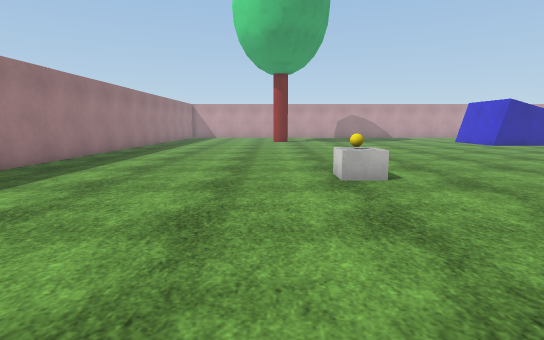
[1] (above)

18 first-person views from a walk through a Unity game level. The camera is 1.2 m above the floor, tilts 8° down and sees 80° across. The floor is counted in squares, 1 m on a side. Each view is taken from the middle of a square. On the plan, view 1 faces up. The plan holds only what a view shows up to about 14 squares ahead; the rest is blank. The player character is not drawn. Surface patterns are stand-ins for the level's own textures.

[2]
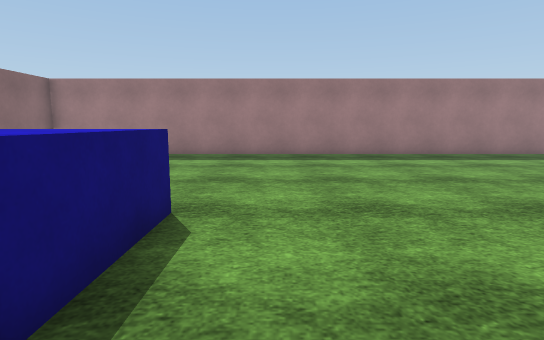

[3]
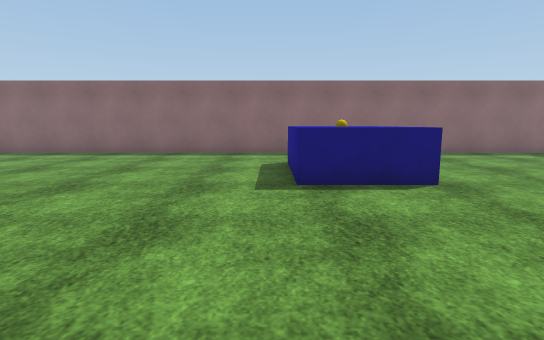

[4]
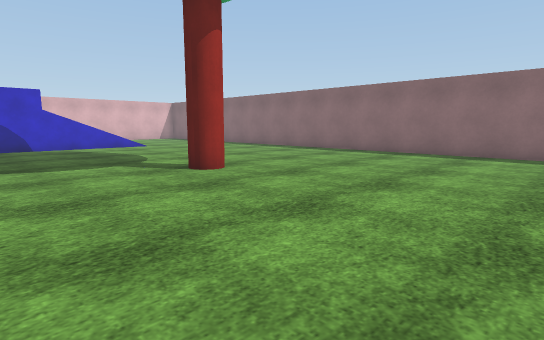

[5]
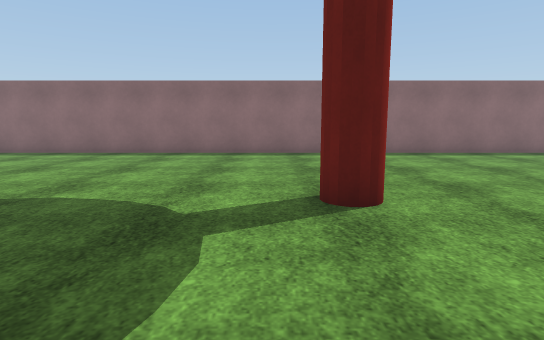

[6]
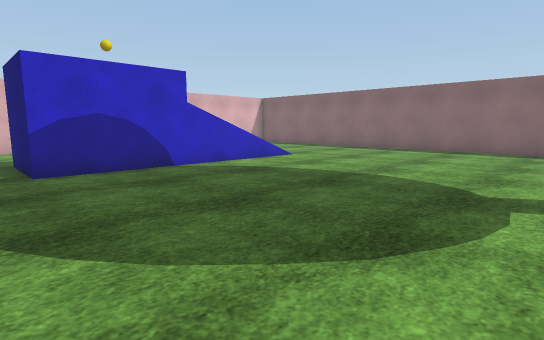

[7]
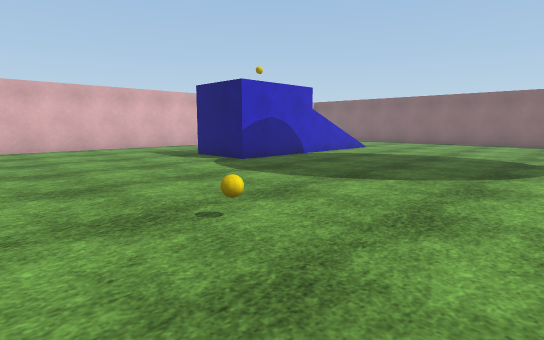

[8]
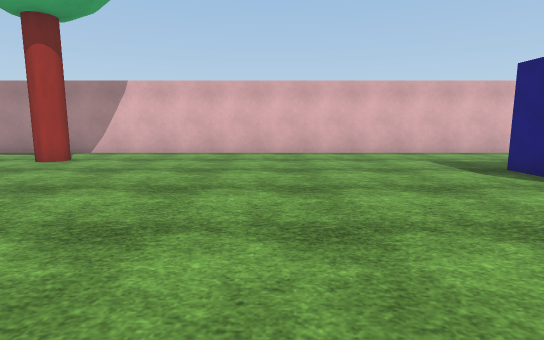

[9]
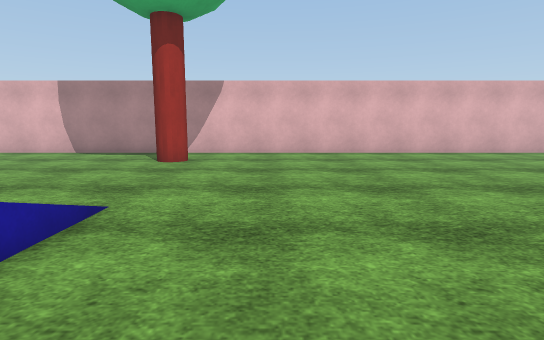

[10]
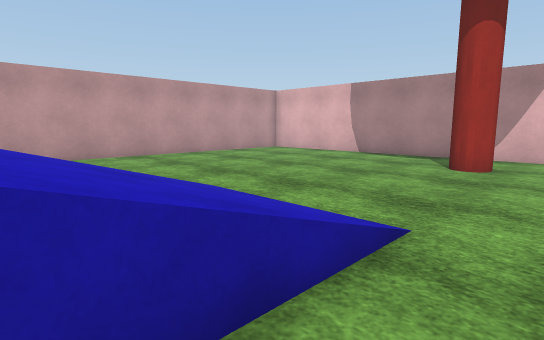

[11]
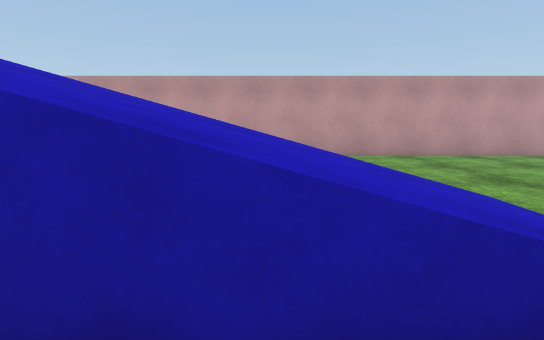

[12]
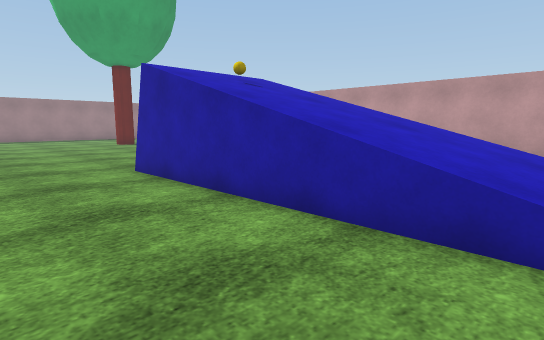

[13]
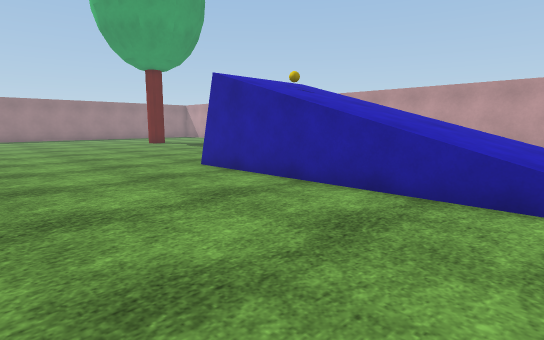

[14]
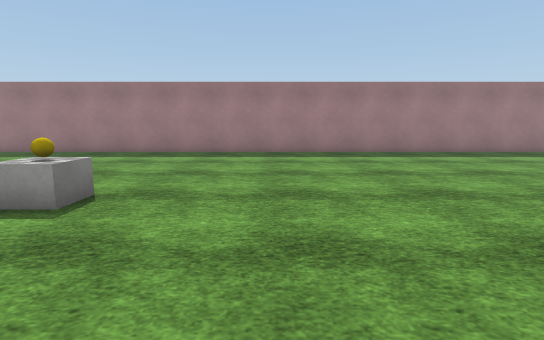

[15]
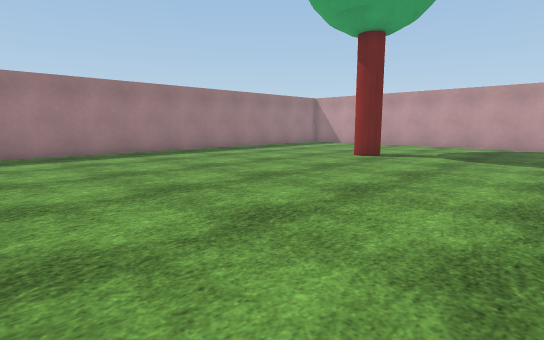

[16]
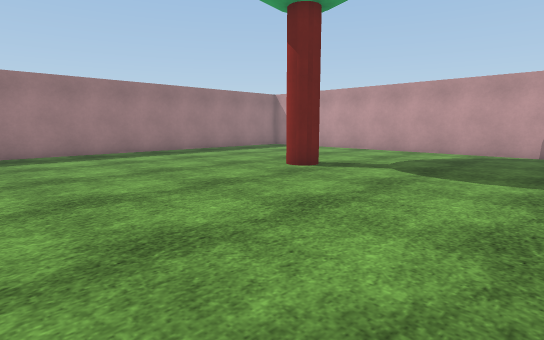

[17]
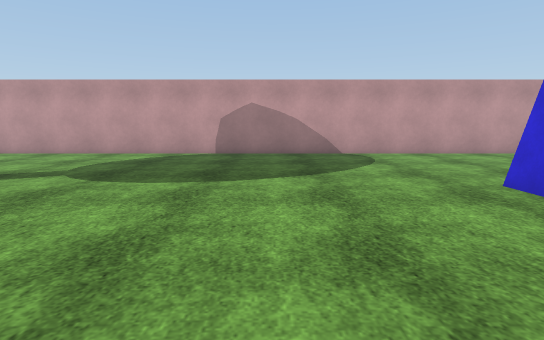

[18]
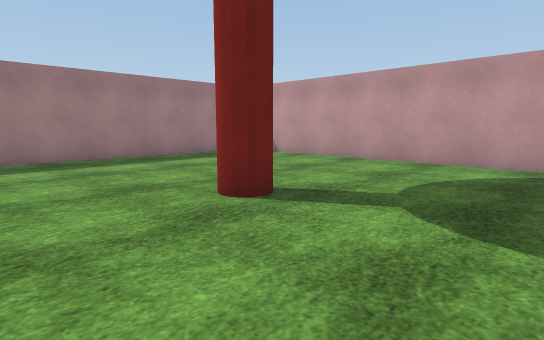

### Floor plan
Key: @ floor where view 1 was taken; # wall or solid block; . floor; / step, stairs or slope; ^ raised ledge; C cube; B yellow ball; O other object.
Columns run from 7 left of view 1 to 32 right of it. Each row starts with its distance up from view 1.
 30   ###################################
 29    ......................    ........
 28    ......................    .......   #
 27 #.  ....................     .......  .#
 26 #..  ..................      ..........#
 25 #......................      ..........#
 24 #.....................       ..........#
 23 #.......#............         .........#
 22 #...................#/////////.........#
 21 #................... /////////.........#
 20 #................... /O///////.........#
 19 #...................#/////////......#..#
 18 #......................................#
 17 #......................................#
 16 #......................................#
 15 #......................................#
 14 #......................................#
 13 #..................   .................#
 12 #.................     ................#
 11 #................     .................#
 10 #...............      ...B.............#
  9 #...............      .................#
  8 #........C.....       .................#
  7 #........B....        .................#
  6 #............          ........###.....#
  5 #............. .....  .........#  .....#
  4 #...........  .................#    ...#
  3 #..............................#     ..#
  2 #..............................#       #
  1 #............................../
  0 #......@.............#........./
 -1 #............................../
 -2 #........^^^.................../
 -3 #........^O^....................
 -4 #.  ....  O^...................
 -5 #   .... ^^^...................
 -6 #  ....     ....................
 -7 # .....     .....................
 -8 #.....     .......................
 -9 ###################################

Where each view was taken, in squares from view 1:
view 1: 0 up, 0 right, facing up
view 2: 0 up, 6 right, facing left
view 3: 5 up, 5 right, facing down
view 4: 5 up, 6 right, facing down-right
view 5: 5 up, 15 right, facing down
view 6: 7 up, 15 right, facing down-right
view 7: 13 up, 15 right, facing down-right
view 8: 12 up, 18 right, facing right
view 9: 16 up, 18 right, facing right
view 10: 17 up, 19 right, facing up-right
view 11: 17 up, 19 right, facing up
view 12: 15 up, 21 right, facing up-left
view 13: 13 up, 21 right, facing up-left
view 14: 11 up, 7 right, facing left
view 15: 11 up, 7 right, facing up-left
view 16: 15 up, 7 right, facing up-left
view 17: 16 up, 8 right, facing up
view 18: 19 up, 5 right, facing up-left
